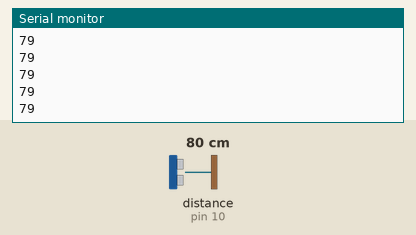
A sketch run on a simulated Arduino Uno, built with avr-gcc and run on an emulated ATmega328P. On the bench: the last lines printed to the serial monitor. Wiring (inferred from the names in the program): ultrasonic range finder: trigger pin 9; echo pin 10. The test bench sets the inputs (shaded band); at power-on: distance to the obstacle (sensor on pin 10) 80 cm. The echo pulse lasts 58.3 µs per cm.

Above: at 1.2 s.
1.3 s: distance to the obstacle (sensor on pin 10) set to 2 cm
At 1.59 s:
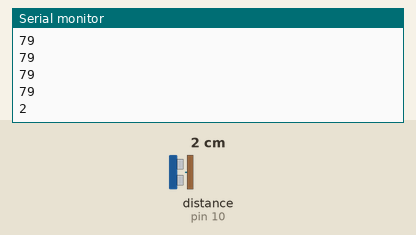
2.8 s: distance to the obstacle (sensor on pin 10) set to 4 cm
At 2.8 s:
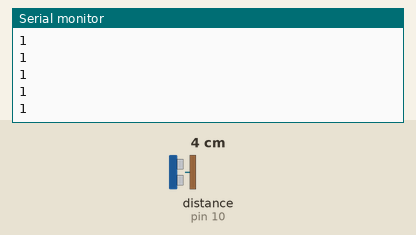
Timing chart, 0 to 5.8 s (numbered marks = the images above; inputs shaded):
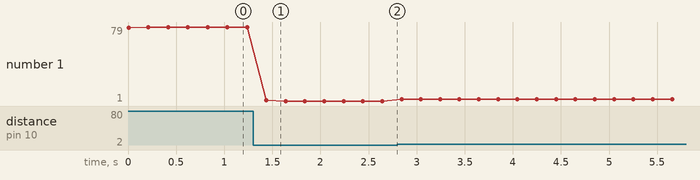

Measured:
- after the input at 1.3 s, the serial monitor: prints a new line after 0.14 s (image 1)
- plotted number 1: 79 → 1 after the input at 1.3 s, 1 → 3 after the input at 2.8 s

The sketch:

Projeto_021_Medidor_de_Distancia_com_HC_SR04.ino
```cpp
// Projeto 021 - Medidor de Distância com HC-SR04
// Arduino Uno | Arduino Neon Lab

int trig=9, echo=10;
 long medir(){
   digitalWrite(trig,LOW); delayMicroseconds(2);
   digitalWrite(trig,HIGH); delayMicroseconds(10); digitalWrite(trig,LOW);
   return pulseIn(echo,HIGH)*0.034/2;
 }
 void setup(){ pinMode(trig,OUTPUT); pinMode(echo,INPUT); Serial.begin(9600); }
 void loop(){ Serial.println(medir()); delay(200); }
```
